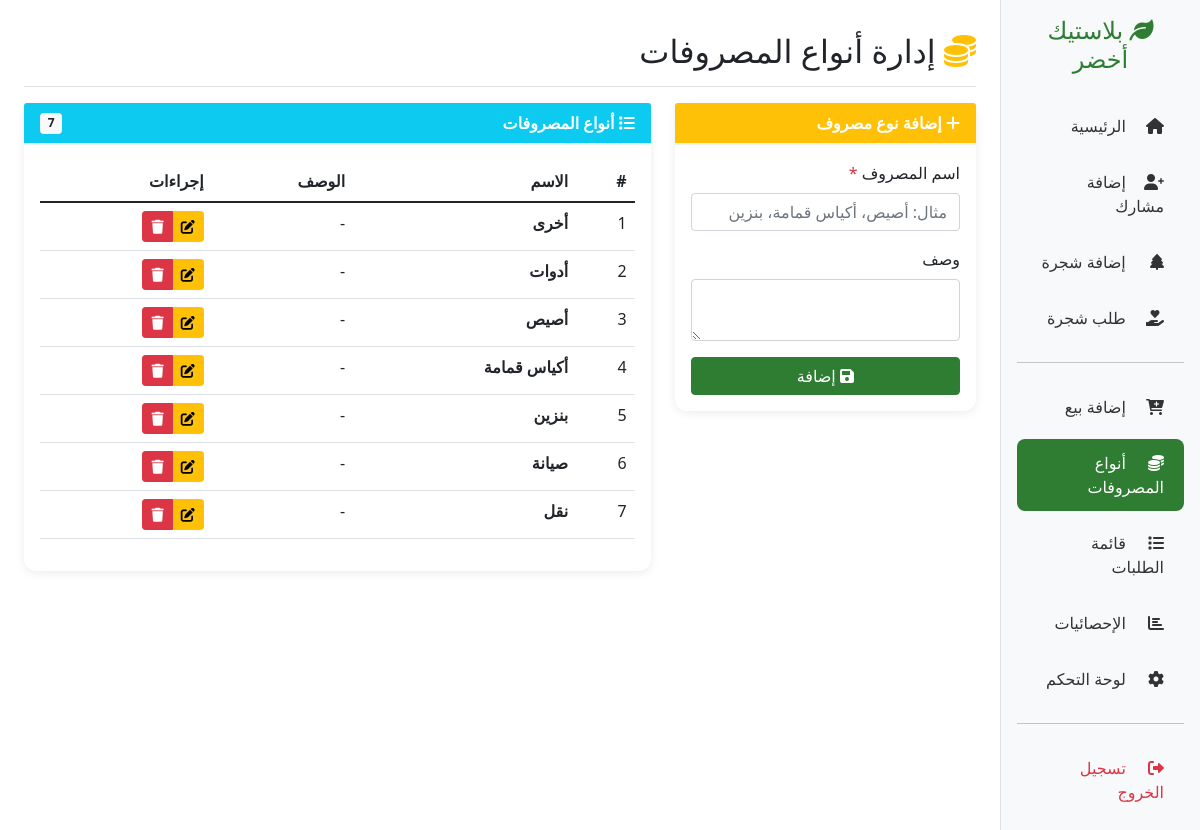
The page /expenses/categories/ (signed in) on the database its author committed.
### core/models.py (models this page shows, shortened)
class ExpenseCategory(models.Model):
    name = models.CharField(max_length=100, verbose_name="اسم المصروف", unique=True)
    description = models.TextField(blank=True, null=True, verbose_name="وصف")
    created_at = models.DateTimeField(auto_now_add=True)
    class Meta:
        verbose_name = "نوع مصروف"
        verbose_name_plural = "أنواع المصروفات"
        ordering = ['name']

### core/views.py (the view)
# urls.py: path('expenses/categories/', views.add_expense_category, name='expense_categories'),
@login_required
@user_passes_test(is_admin, login_url='/', redirect_field_name=None)
def add_expense_category(request):
    if request.method == 'POST':
        form = ExpenseCategoryForm(request.POST)
        if form.is_valid():
            cat = form.save()
            messages.success(request, f'تم إضافة نوع المصروف "{cat.name}" بنجاح!')
            return redirect('/expenses/categories/')
    else:
        form = ExpenseCategoryForm()
    return render(request, 'core/add_expense_category.html', {
        'form': form,
        'categories': ExpenseCategory.objects.all().order_by('name'),
    })

### core/forms.py
class ExpenseCategoryForm(forms.ModelForm):
    class Meta:
        model = ExpenseCategory
        fields = ['name', 'description']
        widgets = {
            'name': forms.TextInput(attrs={'class': 'form-control', 'placeholder': 'مثال: أصيص، أكياس قمامة، بنزين'}),
            'description': forms.Textarea(attrs={'class': 'form-control', 'rows': 2}),
        }

### core/views.py (called while the page is built)
def is_admin(user):
    return user.is_superuser or user.is_staff

### core/templates/core/add_expense_category.html (shortened to what this page needs)
{% extends 'core/base.html' %}
{% block content %}
<div class="d-flex justify-content-between flex-wrap flex-md-nowrap align-items-center pt-3 pb-2 mb-3 border-bottom">
    <h1 class="h2"><i class="fas fa-coins text-warning"></i> إدارة أنواع المصروفات</h1>
</div>
<div class="row">
    <div class="col-md-4">
        <div class="card">
            <div class="card-header bg-warning text-white">
                <i class="fas fa-{% if edit_mode %}edit{% else %}plus{% endif %}"></i>
                {% if edit_mode %}تعديل{% else %}إضافة نوع مصروف{% endif %}
            </div>
            <div class="card-body">
                <form method="post">
                    <div class="mb-3">
                        <label class="form-label">اسم المصروف <span class="text-danger">*</span></label>
                        {{ form.name }}
                    </div>
                    <div class="mb-3">
                        <label class="form-label">وصف</label>
                        {{ form.description }}
                    </div>
                    <div class="d-grid gap-2">
                        <button type="submit" class="btn btn-{% if edit_mode %}warning{% else %}success{% endif %}">
                            <i class="fas fa-save"></i> {% if edit_mode %}تحديث{% else %}إضافة{% endif %}
                        </button>
                    </div>
                </form>
            </div>
        </div>
    </div>
    <div class="col-md-8">
        <div class="card">
            <div class="card-header bg-info text-white d-flex justify-content-between align-items-center">
                <span><i class="fas fa-list"></i> أنواع المصروفات</span>
                <span class="badge bg-light text-dark">{{ categories.count }}</span>
            </div>
            <div class="card-body">
                {% if categories %}
                    <table class="table table-hover">
                        <thead><tr><th>#</th><th>الاسم</th><th>الوصف</th><th>إجراءات</th></tr></thead>
                        <tbody>
                            {% for c in categories %}
                            <tr>
                                <td>{{ forloop.counter }}</td>
                                <td><strong>{{ c.name }}</strong></td>
                                <td>{{ c.description|default:"-" }}</td>
                                <td>
                                    <div class="btn-group btn-group-sm">
                                        <a href="{% url 'core:edit_expense_category' c.pk %}" class="btn btn-warning"><i class="fas fa-edit"></i></a>
                                        <a href="{% url 'core:delete_expense_category' c.pk %}" class="btn btn-danger" onclick="return confirm('هل أنت متأكد؟')"><i class="fas fa-trash"></i></a>
                                    </div>
                                </td>
                            </tr>
                            {% endfor %}
                        </tbody>
                    </table>
                {% else %}
                    <p class="text-muted text-center">لا توجد أنواع مصروفات. أضف أول نوع (مثل: أصيص، أكياس قمامة، بنزين، نقل)</p>
                {% endif %}
            </div>
        </div>
    </div>
</div>
{% endblock %}

### core/templates/core/base.html (style rules this page uses)
.card { border-radius: 12px; box-shadow: 0 2px 10px rgba(0,0,0,0.08); border: none; }
.card-header { background-color: white; border-bottom: 2px solid #e8f5e9; font-weight: bold; }
.btn-success { background-color: #2e7d32; border-color: #2e7d32; }

### rows shown on the page
ExpenseCategory: name "أخرى", description "-"
ExpenseCategory: name "أدوات", description "-"
ExpenseCategory: name "أصيص", description "-"
ExpenseCategory: name "أكياس قمامة", description "-"
ExpenseCategory: name "بنزين", description "-"
ExpenseCategory: name "صيانة", description "-"
ExpenseCategory: name "نقل", description "-"

### other values the page prints
{{ categories.count }} "7"
